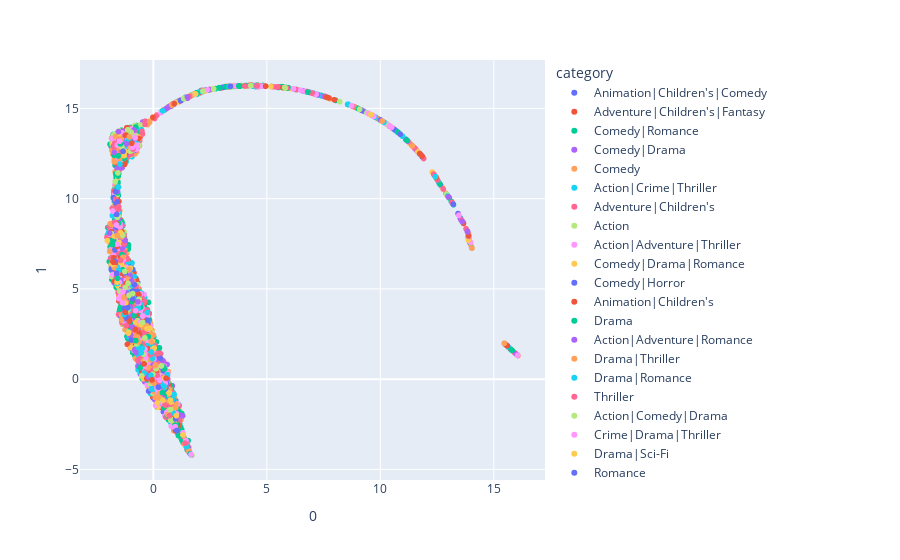

Write notebook code for a chart like this one.
### Markdown cell above
Recall в два раза ниже чем на ALS, но все же что-то адекватное, а вот для поиска ближайших item'ов моя реализвация так себе подходит..

### Code cell
fig = visualize_embeddings(item_matrix.T, movie_info)
fig.show()
